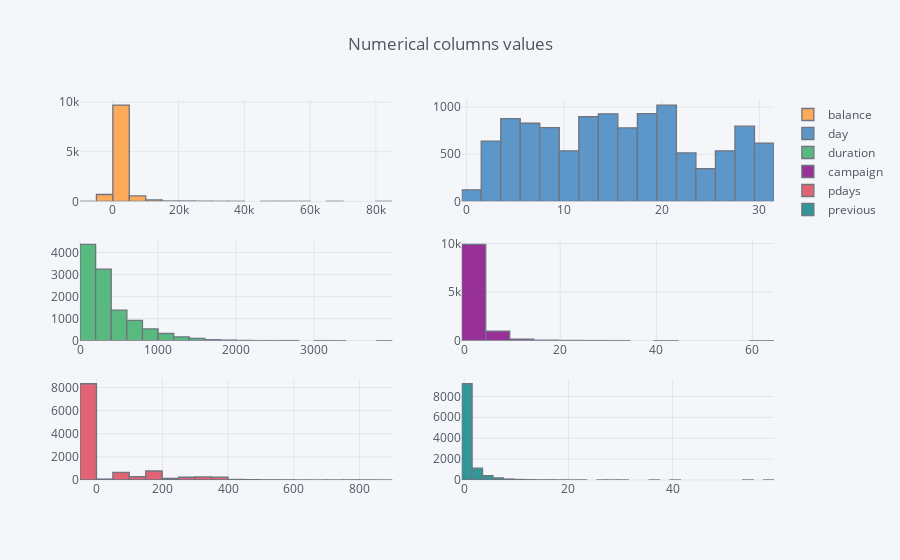

Source (notebook cell):
### Markdown cell above
Now let's look at the numerical columns' values. The most convenient way to look at the numerical values is plotting histograms.

### Code cell
df_num = df[['balance', 'day','duration', 'campaign', 'pdays', 'previous']]

cf.set_config_file(offline=False, world_readable=True, theme='pearl')

df_num.iplot(kind='histogram', subplots=True, shape=(3, 2), bins= 30, filename='numerical_columns_values',
             title = 'Numerical columns values')

### Figure 1 — Plotly figure (JSON) as saved in the notebook; plotly's stock layout.template omitted (floating-point values rounded to 4 significant figures; data arrays with more than 128 entries replaced by an {"elided": "..."} marker saying what was removed)
{"data": [{"histfunc": "count", "histnorm": "", "marker": {"color": "rgba(255, 153, 51, 1.0)", "line": {"color": "#4D5663", "width": 1.3}}, "name": "balance", "nbinsx": 30, "opacity": 0.8, "orientation": "v", "type": "histogram", "uid": "357ffb71-b53a-46d8-b7b5-c4571a567deb", "x": {"elided": "11162 int values"}, "xaxis": "x", "yaxis": "y"}, {"histfunc": "count", "histnorm": "", "marker": {"color": "rgba(55, 128, 191, 1.0)", "line": {"color": "#4D5663", "width": 1.3}}, "name": "day", "nbinsx": 30, "opacity": 0.8, "orientation": "v", "type": "histogram", "uid": "0e7663a8-2ad3-4400-ba17-24c0f616b705", "x": {"elided": "11162 int values"}, "xaxis": "x2", "yaxis": "y2"}, {"histfunc": "count", "histnorm": "", "marker": {"color": "rgba(50, 171, 96, 1.0)", "line": {"color": "#4D5663", "width": 1.3}}, "name": "duration", "nbinsx": 30, "opacity": 0.8, "orientation": "v", "type": "histogram", "uid": "a2707bcd-ff56-4b74-a5b9-15fc71bdec52", "x": {"elided": "11162 int values"}, "xaxis": "x3", "yaxis": "y3"}, {"histfunc": "count", "histnorm": "", "marker": {"color": "rgba(128, 0, 128, 1.0)", "line": {"color": "#4D5663", "width": 1.3}}, "name": "campaign", "nbinsx": 30, "opacity": 0.8, "orientation": "v", "type": "histogram", "uid": "842e9982-17c4-473c-94a1-bc79165b0748", "x": {"elided": "11162 int values"}, "xaxis": "x4", "yaxis": "y4"}, {"histfunc": "count", "histnorm": "", "marker": {"color": "rgba(219, 64, 82, 1.0)", "line": {"color": "#4D5663", "width": 1.3}}, "name": "pdays", "nbinsx": 30, "opacity": 0.8, "orientation": "v", "type": "histogram", "uid": "c509af25-9de8-4e92-a196-23d01dee291d", "x": {"elided": "11162 int values"}, "xaxis": "x5", "yaxis": "y5"}, {"histfunc": "count", "histnorm": "", "marker": {"color": "rgba(0, 128, 128, 1.0)", "line": {"color": "#4D5663", "width": 1.3}}, "name": "previous", "nbinsx": 30, "opacity": 0.8, "orientation": "v", "type": "histogram", "uid": "17108dc7-b3e4-4127-a8b4-7e740cac6359", "x": {"elided": "11162 int values"}, "xaxis": "x6", "yaxis": "y6"}], "layout": {"autosize": true, "barmode": "overlay", "legend": {"bgcolor": "#F5F6F9", "font": {"color": "#4D5663"}}, "paper_bgcolor": "#F5F6F9", "plot_bgcolor": "#F5F6F9", "title": {"font": {"color": "#4D5663"}, "text": "Numerical columns values"}, "xaxis": {"anchor": "y", "autorange": true, "domain": [0, 0.45], "gridcolor": "#E1E5ED", "range": [-10000.0, 85000.0], "showgrid": true, "tickfont": {"color": "#4D5663"}, "title": {"font": {"color": "#4D5663"}, "text": ""}, "type": "linear", "zerolinecolor": "#E1E5ED"}, "xaxis2": {"anchor": "y2", "autorange": true, "domain": [0.55, 1], "gridcolor": "#E1E5ED", "range": [-0.5, 31.5], "showgrid": true, "tickfont": {"color": "#4D5663"}, "title": {"font": {"color": "#4D5663"}, "text": ""}, "type": "linear", "zerolinecolor": "#E1E5ED"}, "xaxis3": {"anchor": "y3", "autorange": true, "domain": [0, 0.45], "gridcolor": "#E1E5ED", "range": [-0.5, 4000.0], "showgrid": true, "tickfont": {"color": "#4D5663"}, "title": {"font": {"color": "#4D5663"}, "text": ""}, "type": "linear", "zerolinecolor": "#E1E5ED"}, "xaxis4": {"anchor": "y4", "autorange": true, "domain": [0.55, 1], "gridcolor": "#E1E5ED", "range": [-0.5, 64.5], "showgrid": true, "tickfont": {"color": "#4D5663"}, "title": {"font": {"color": "#4D5663"}, "text": ""}, "type": "linear", "zerolinecolor": "#E1E5ED"}, "xaxis5": {"anchor": "y5", "autorange": true, "domain": [0, 0.45], "gridcolor": "#E1E5ED", "range": [-50.5, 899.5], "showgrid": true, "tickfont": {"color": "#4D5663"}, "title": {"font": {"color": "#4D5663"}, "text": ""}, "type": "linear", "zerolinecolor": "#E1E5ED"}, "xaxis6": {"anchor": "y6", "autorange": true, "domain": [0.55, 1], "gridcolor": "#E1E5ED", "range": [-0.5, 59.5], "showgrid": true, "tickfont": {"color": "#4D5663"}, "title": {"font": {"color": "#4D5663"}, "text": ""}, "type": "linear", "zerolinecolor": "#E1E5ED"}, "yaxis": {"anchor": "x", "autorange": true, "domain": [0.7333, 1], "gridcolor": "#E1E5ED", "range": [0, 10210.0], "showgrid": true, "tickfont": {"color": "#4D5663"}, "title": {"font": {"color": "#4D5663"}, "text": ""}, "zerolinecolor": "#E1E5ED"}, "yaxis2": {"anchor": "x2", "autorange": true, "domain": [0.7333, 1], "gridcolor": "#E1E5ED", "range": [0, 1076.0], "showgrid": true, "tickfont": {"color": "#4D5663"}, "title": {"font": {"color": "#4D5663"}, "text": ""}, "zerolinecolor": "#E1E5ED"}, "yaxis3": {"anchor": "x3", "autorange": true, "domain": [0.3667, 0.6333], "gridcolor": "#E1E5ED", "range": [0, 4597.0], "showgrid": true, "tickfont": {"color": "#4D5663"}, "title": {"font": {"color": "#4D5663"}, "text": ""}, "zerolinecolor": "#E1E5ED"}, "yaxis4": {"anchor": "x4", "autorange": true, "domain": [0.3667, 0.6333], "gridcolor": "#E1E5ED", "range": [0, 10440], "showgrid": true, "tickfont": {"color": "#4D5663"}, "title": {"font": {"color": "#4D5663"}, "text": ""}, "zerolinecolor": "#E1E5ED"}, "yaxis5": {"anchor": "x5", "autorange": true, "domain": [0, 0.2667], "gridcolor": "#E1E5ED", "range": [0, 8762.0], "showgrid": true, "tickfont": {"color": "#4D5663"}, "title": {"font": {"color": "#4D5663"}, "text": ""}, "zerolinecolor": "#E1E5ED"}, "yaxis6": {"anchor": "x6", "autorange": true, "domain": [0, 0.2667], "gridcolor": "#E1E5ED", "range": [0, 9696.0], "showgrid": true, "tickfont": {"color": "#4D5663"}, "title": {"font": {"color": "#4D5663"}, "text": ""}, "zerolinecolor": "#E1E5ED"}}}
